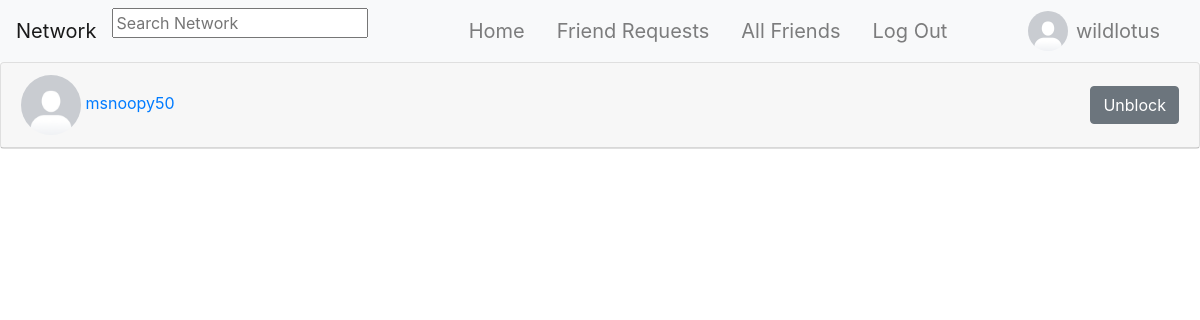
Before: /blocked_users (signed in) with the older database file.
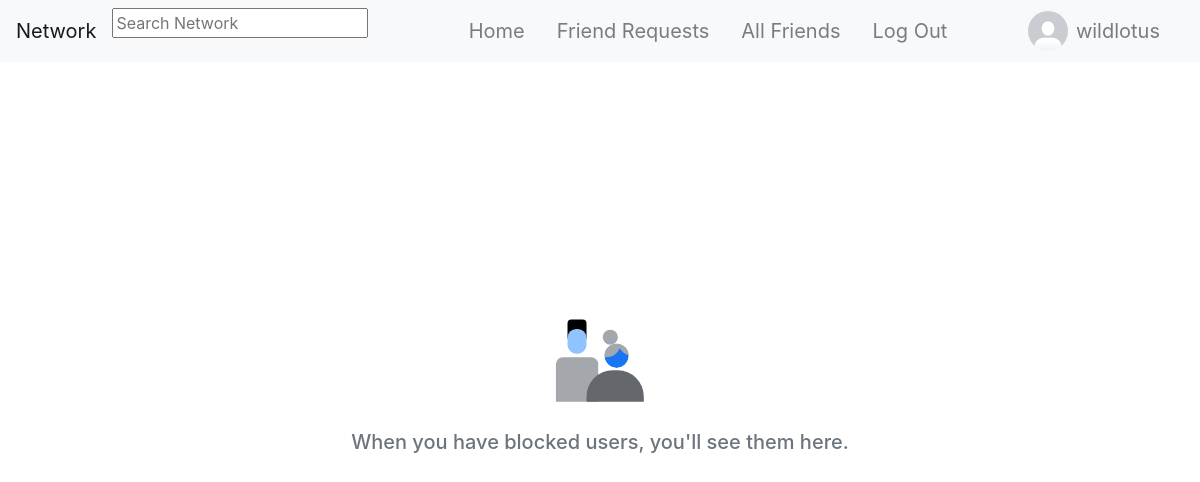
After: the same page with the newer database file.
### network/models.py (models this page shows, shortened)
class User(AbstractUser):
    pass

class UserProfile(models.Model):
    user = models.OneToOneField(User, primary_key=True, related_name="profile", on_delete=models.CASCADE)
    bio = models.TextField(blank=True, default="No Bio...", max_length=101)
    picture = models.ImageField(blank=True, default="default_profile_image.png")
    friends = models.ManyToManyField(User, blank=True, related_name="friends")
    blocked = models.ManyToManyField(User, blank=True, related_name="blocked")

### network/views.py (the view)
# urls.py: path("blocked_users", views.blocked_users, name="blocked_users"),
@login_required
def blocked_users(request):
    blocked_users = request.user.profile.blocked.all()
    print(blocked_users)
    return render(request, "network/blocked_users.html", {
        "blocked_users": blocked_users
    })

### templates/network/blocked_users.html (shortened to what this page needs)
{% extends "network/layout.html" %} {% load static %}
{% block body %}
    {% for blocked_user in blocked_users %}
        <div class="card">
            <div class="card-header d-flex justify-content-between">
                <div>
                    <a href="{% url 'profile' blocked_user.id %}">
                        <div>
                            <img src="{{ blocked_user.profile.picture.url }}" alt="" width="60px" height="60px"
                                style="border-radius: 50%">
                            {{ blocked_user }}
                        </div>
                    </a>
                </div>
                <div class="d-flex ml-auto align-items-center">
                    <button type="button" class="btn btn-secondary"
                        style="float: right" data-toggle="modal" data-target="#unblockModal">Unblock</button>
                </div>
            </div>
        </div>
    {% empty %}
        <div class="d-flex align-items-center justify-content-center flex-column" style="min-height: 640px;">
            <div class="p-2">
                <img src="{% static 'network/images/null_states_people_gray_wash.svg' %}" width="112" height="112" alt="">
            </div>
            <div class="p-2 text-muted">
                <h5 class="text-muted">When you have blocked users, you'll see them here.</h5>
            </div>
        </div>
    {% endfor %}
{% endblock %}

### templates/network/layout.html (shortened to what this page needs)
{% load static %}
<!DOCTYPE html>
<html lang="en">
<head>
    <link rel="stylesheet" href="https://stackpath.bootstrapcdn.com/bootstrap/4.4.1/css/bootstrap.min.css">
    <link rel="stylesheet" href="{% static 'network/css/styles.css' %}">
    <link rel="stylesheet" href="https://unpkg.com/@trevoreyre/autocomplete-js/dist/style.css">
</head>
<body>
    <nav class="navbar navbar-expand-lg navbar-light bg-light">
        <a class="navbar-brand" href="{% url 'index' %}">Network</a>
        <div id="autocomplete" class="autocomplete" style="width: 320px;">
            <form action="{% url 'search_results' %}" method="get">
                <input class="autocomplete-input" id="autocomplete_input" placeholder="Search Network" name="q">
            </form>
        </div>
        <div class="collapse navbar-collapse" id="navbarNav">
            <ul class="navbar-nav mx-auto">
                <li class="nav-item">
                    <a class="navbar-brand nav-link" href="{% url 'index' %}">
                        Home
                    </a>
                </li>
                {% if user.is_authenticated %}
                <li class="nav-item">
                    <a class="navbar-brand nav-link" href="{% url 'friend_requests' %}">
                        Friend Requests
                    </a>
                </li>
                <li class="nav-item">
                    <a class="navbar-brand nav-link" href="{% url 'friends' %}">
                        All Friends
                    </a>
                </li>
                <li class="nav-item">
                    <a class="navbar-brand nav-link" href="{% url 'account_logout' %}">
                        Log Out
                    </a>
                </li>
                {% endif %}
            </ul>
            {% if user.is_authenticated %}
                <ul class="navbar-nav ml-auto">
                    <li class="nav-item">
                        <img src="{{ user.profile.picture.url }}" alt="Logged in Profile Picture" width="40" height="40" style="border-radius: 50%;">
                    </li>
                    <li class="nav-item">
                        <a class="nav-link navbar-brand" href="{% url 'profile' user.id %}" id="profile">{{ user.username }}</a>
                    </li>
                </ul>
            {% endif %}
        </div>
    </nav>
    <div class="body">
        {% block body %}
        {% endblock %}
    </div>
</body>
</html>

Changed rows visible on the page:
no longer on this page (row edited): User: profile.picture (placeholder picture), username "msnoopy50"
Other visible differences:
text now shown: "When you have blocked users, you'll see them here."
